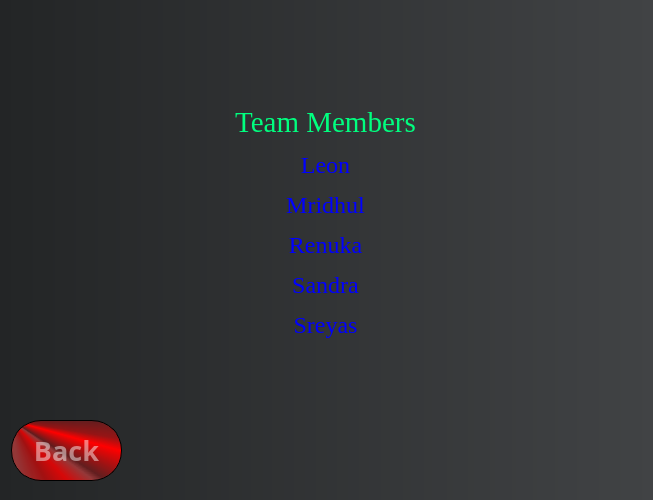
<?xml version="1.0" encoding="UTF-8"?>
<ui version="4.0">
 <class>About</class>
 <widget class="QMainWindow" name="About">
  <property name="geometry">
   <rect>
    <x>0</x>
    <y>0</y>
    <width>653</width>
    <height>500</height>
   </rect>
  </property>
  <property name="sizePolicy">
   <sizepolicy hsizetype="Fixed" vsizetype="Fixed">
    <horstretch>0</horstretch>
    <verstretch>0</verstretch>
   </sizepolicy>
  </property>
  <property name="minimumSize">
   <size>
    <width>653</width>
    <height>500</height>
   </size>
  </property>
  <property name="maximumSize">
   <size>
    <width>653</width>
    <height>500</height>
   </size>
  </property>
  <property name="windowTitle">
   <string>About</string>
  </property>
  <property name="styleSheet">
   <string notr="true">background-color: qlineargradient(spread:pad, x1:0, y1:0, x2:1, y2:0, stop:0 rgba(35, 37, 38, 255), stop:1 rgba(65, 67, 69, 255));
color:rgb(170,0,0)</string>
  </property>
  <widget class="QWidget" name="centralwidget">
   <widget class="QPushButton" name="back_button">
    <property name="geometry">
     <rect>
      <x>590</x>
      <y>500</y>
      <width>131</width>
      <height>31</height>
     </rect>
    </property>
    <property name="font">
     <font>
      <family>Segoe Script</family>
      <pointsize>20</pointsize>
      <weight>75</weight>
      <bold>true</bold>
     </font>
    </property>
    <property name="styleSheet">
     <string notr="true">	
background:
		qconicalgradient(cx:0, cy:0, angle:135, stop:0 rgba(237, 0, 0, 69), stop:0.386364 rgba(255, 71, 71, 130), stop:0.423533 rgba(255, 0, 0, 145), stop:0.45 rgba(255, 0, 0, 208), stop:0.477581 rgba(255, 71, 71, 130), stop:0.488636 rgba(255, 1, 1, 69), stop:0.55 rgba(255, 0, 0, 255), stop:0.57754 rgba(255, 0, 0, 130), stop:0.625 rgba(255, 0, 0, 69), stop:1 rgba(255, 255, 0, 69));
    
 border: 1px solid black; 
 border-radius: 9px;

color:
		rgb(255, 255, 255,120);

	</string>
    </property>
    <property name="text">
     <string>Back</string>
    </property>
   </widget>
   <widget class="QLabel" name="team_members_label">
    <property name="geometry">
     <rect>
      <x>40</x>
      <y>80</y>
      <width>571</width>
      <height>341</height>
     </rect>
    </property>
    <property name="font">
     <font>
      <family>Georgia</family>
      <pointsize>14</pointsize>
     </font>
    </property>
    <property name="styleSheet">
     <string notr="true">background : none;</string>
    </property>
    <property name="text">
     <string>&lt;html&gt;&lt;head/&gt;&lt;body&gt;&lt;p align=&quot;center&quot;&gt;&lt;span style=&quot; font-size:22pt; color:#00ff7f;&quot;&gt;Team Members&lt;/span&gt;&lt;/p&gt;&lt;p align=&quot;center&quot;&gt;&lt;span style=&quot; font-size:18pt; color:#0000ff;&quot;&gt;Leon&lt;/span&gt;&lt;/p&gt;&lt;p align=&quot;center&quot;&gt;&lt;span style=&quot; font-size:18pt; color:#0000ff;&quot;&gt;Mridhul&lt;/span&gt;&lt;/p&gt;&lt;p align=&quot;center&quot;&gt;&lt;span style=&quot; font-size:18pt; color:#0000ff;&quot;&gt;Renuka&lt;/span&gt;&lt;/p&gt;&lt;p align=&quot;center&quot;&gt;&lt;span style=&quot; font-size:18pt; color:#0000ff;&quot;&gt;Sandra&lt;/span&gt;&lt;/p&gt;&lt;p align=&quot;center&quot;&gt;&lt;span style=&quot; font-size:18pt; color:#0000ff;&quot;&gt;Sreyas&lt;/span&gt;&lt;/p&gt;&lt;p align=&quot;center&quot;&gt;&lt;br/&gt;&lt;/p&gt;&lt;/body&gt;&lt;/html&gt;</string>
    </property>
   </widget>
   <widget class="QLabel" name="background">
    <property name="geometry">
     <rect>
      <x>0</x>
      <y>-1</y>
      <width>653</width>
      <height>500</height>
     </rect>
    </property>
    <property name="minimumSize">
     <size>
      <width>653</width>
      <height>500</height>
     </size>
    </property>
    <property name="maximumSize">
     <size>
      <width>653</width>
      <height>500</height>
     </size>
    </property>
    <property name="text">
     <string/>
    </property>
   </widget>
   <widget class="QPushButton" name="Back_Button">
    <property name="geometry">
     <rect>
      <x>11</x>
      <y>420</y>
      <width>111</width>
      <height>61</height>
     </rect>
    </property>
    <property name="font">
     <font>
      <family>Segoe Script</family>
      <pointsize>20</pointsize>
      <weight>75</weight>
      <bold>true</bold>
     </font>
    </property>
    <property name="styleSheet">
     <string notr="true">QPushButton
{
	
background:
		qconicalgradient(cx:0, cy:0, angle:135, stop:0 rgba(237, 0, 0, 69), stop:0.386364 rgba(255, 71, 71, 130), stop:0.423533 rgba(255, 0, 0, 145), stop:0.45 rgba(255, 0, 0, 208), stop:0.477581 rgba(255, 71, 71, 130), stop:0.488636 rgba(255, 1, 1, 69), stop:0.55 rgba(255, 0, 0, 255), stop:0.57754 rgba(255, 0, 0, 130), stop:0.625 rgba(255, 0, 0, 69), stop:1 rgba(255, 255, 0, 69));
    
 border: 1px solid black; border-radius: 30px;

color:
		rgb(255, 255, 255,120);

}	</string>
    </property>
    <property name="text">
     <string>Back</string>
    </property>
   </widget>
   <zorder>background</zorder>
   <zorder>back_button</zorder>
   <zorder>team_members_label</zorder>
   <zorder>Back_Button</zorder>
  </widget>
 </widget>
 <tabstops>
  <tabstop>back_button</tabstop>
 </tabstops>
 <resources/>
 <connections/>
</ui>
